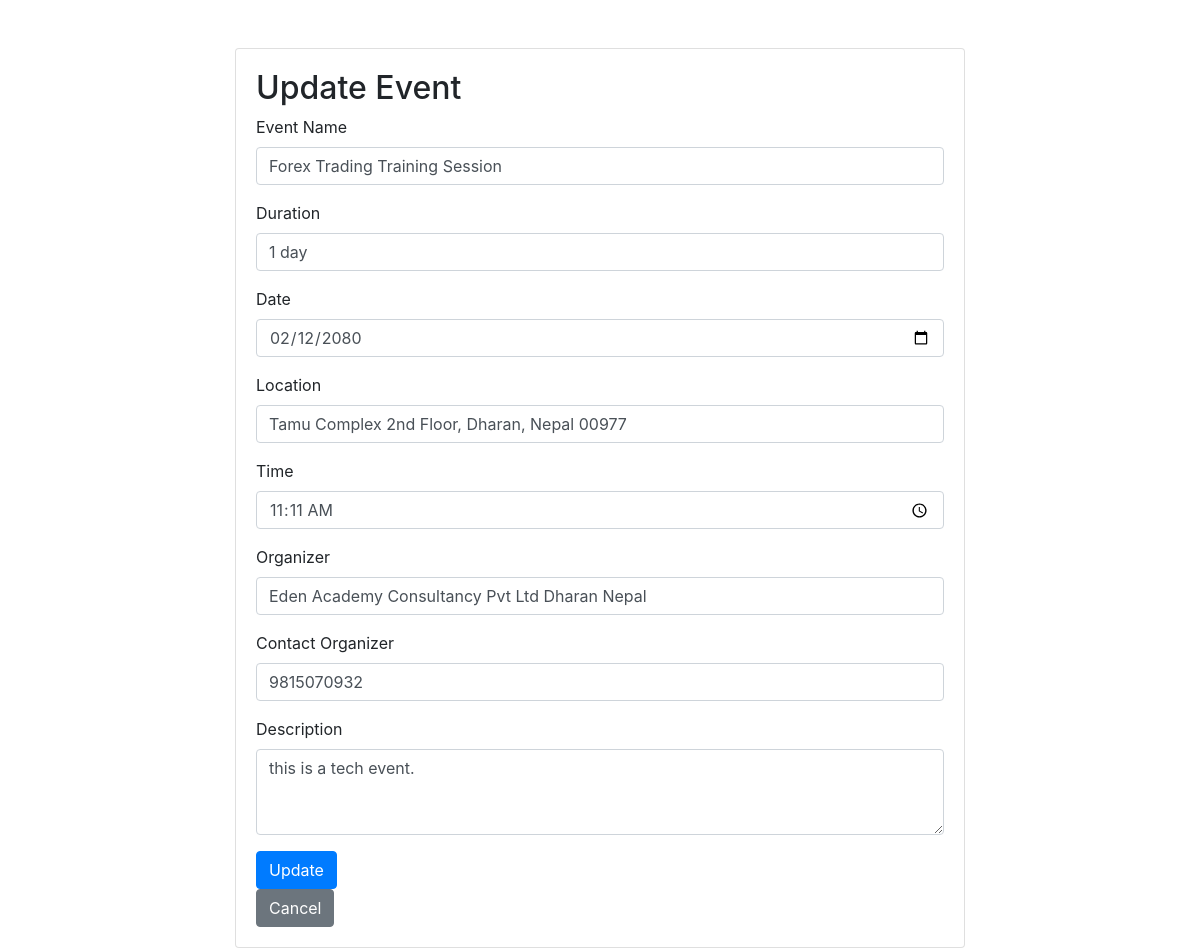
Screenshot of /update_event/1 with the database file from the repository.
### app.py (models this page shows)
class Event(db.Model):
    id = db.Column(db.Integer, primary_key=True)
    eventname = db.Column(db.String(255), nullable=False)
    duration = db.Column(db.String(100), nullable=False)
    date = db.Column(db.String(100), nullable=False)
    location = db.Column(db.String(100), nullable=False)
    description = db.Column(db.String(1024), nullable=False)
    time = db.Column(db.String(100), nullable=False)
    organizer = db.Column(db.String(100), nullable=False)
    contactorganizer = db.Column(db.String(100), nullable=False)
    tags = db.Column(db.String(100), nullable=False)

### app.py (the view)
@app.route('/update_event/<int:event_id>', methods=['GET'])
def update_event_page(event_id):
    event = Event.query.get_or_404(event_id)
    return render_template('update_event.html', event=event)

### templates/update_event.html (shortened to what this page needs)
<!DOCTYPE html>
<html lang="en">
<head>
    <link rel="stylesheet" href="https://cdn.jsdelivr.net/npm/bootstrap@4.3.1/dist/css/bootstrap.min.css">
</head>
<body>
    <div class="container mt-5">
        <div class="row justify-content-center">
            <div class="col-md-8">
                <div class="card">
                    <div class="card-body">
                        <h2>Update Event</h2>
                        <form method="POST" action="{{ url_for('update_event_page', event_id=event.id) }}">
                            <div class="form-group">
                                <label for="eventname">Event Name</label>
                                <input type="text" class="form-control" id="eventname" name="eventname" value="{{ event.eventname }}" required>
                            </div>
                            <div class="form-group">
                                <label for="duration">Duration</label>
                                <input type="text" class="form-control" id="duration" name="duration" value="{{ event.duration }}" required>
                            </div>
                            <div class="form-group">
                                <label for="date">Date</label>
                                <input type="date" class="form-control" id="date" name="date" value="{{ event.date }}" required>
                            </div>
                            <div class="form-group">
                                <label for="location">Location</label>
                                <input type="text" class="form-control" id="location" name="location" value="{{ event.location }}" required>
                            </div>
                            <div class="form-group">
                                <label for="time">Time</label>
                                <input type="time" class="form-control" id="time" name="time" value="{{ event.time }}" required>
                            </div>
                            <div class="form-group">
                                <label for="organizer">Organizer</label>
                                <input type="text" class="form-control" id="organizer" name="organizer" value="{{ event.organizer }}" required>
                            </div>
                            <div class="form-group">
                                <label for="contactorganizer">Contact Organizer</label>
                                <input type="text" class="form-control" id="contactorganizer" name="contactorganizer" value="{{ event.contactorganizer }}" required>
                            </div>
                            <div class="form-group">
                                <label for="description">Description</label>
                                <textarea class="form-control" id="description" name="description" rows="3" required>{{ event.description }}</textarea>
                            </div>
                            <button type="submit" class="btn btn-primary">Update</button>
                        </form>
                        <a href="{{ url_for('event_details', event_id=event.id) }}" class="btn btn-secondary">Cancel</a>
                    </div>
                </div>
            </div>
        </div>
    </div>
</body>
</html>

### rows the page displays
Event: eventname "Forex Trading Training Session", duration "1 day", date "02/12/2080", location "Tamu Complex 2nd Floor, Dharan, Nepal 00977", time "11:11", organizer "Eden Academy Consultancy Pvt Ltd Dharan Nepal", contactorganizer "9815070932", description "this is a tech event."
